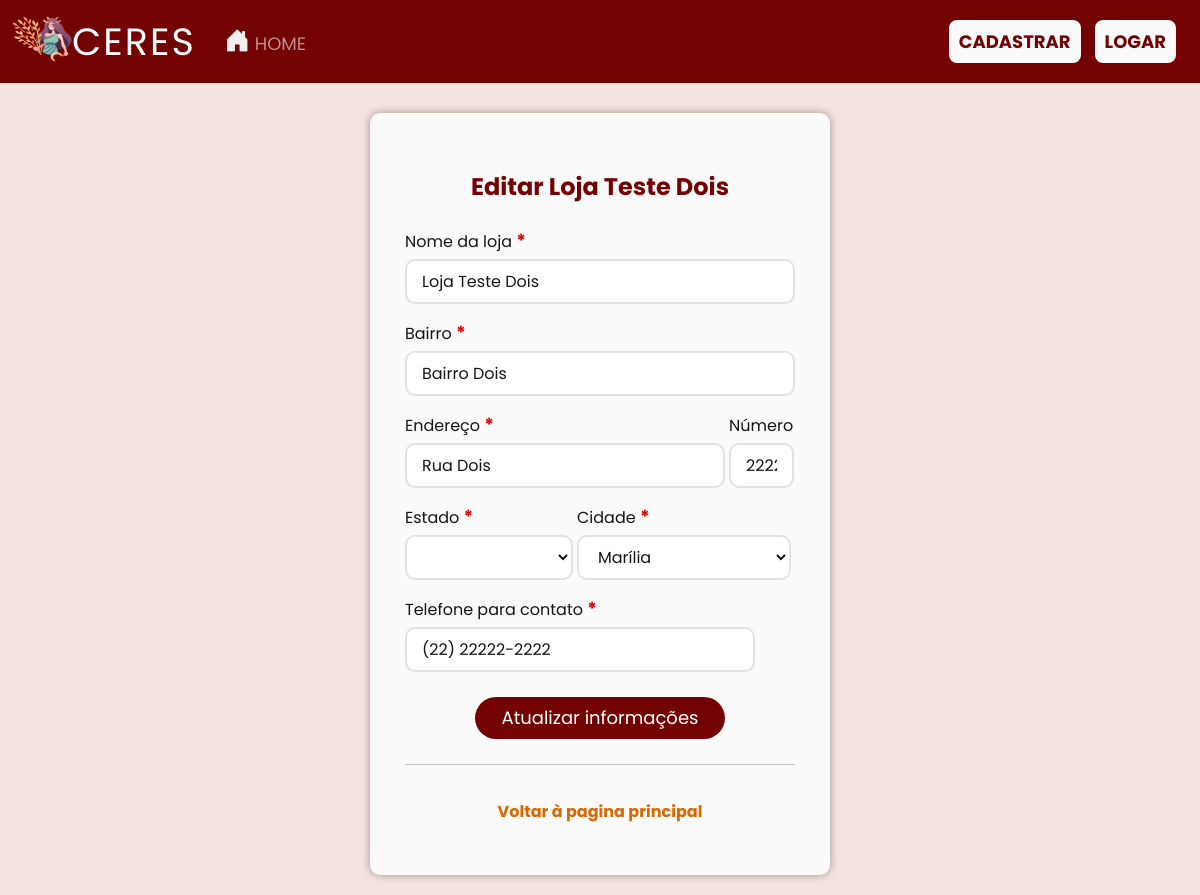
Page /store/edit/1 on the committed database.
### apps/store/models.py (models this page shows)
class Store(models.Model):
    name = models.CharField(max_length = 100)
    district = models.CharField(max_length = 150)
    address = models.CharField(max_length = 50)
    number = models.CharField(max_length = 20)
    state = models.CharField(max_length = 50)
    city = models.CharField(max_length = 50)
    phone = models.CharField(max_length = 15)
    created_at = models.DateTimeField(default=datetime.now, blank=True)
    user = models.ForeignKey(User, on_delete=models.DO_NOTHING, db_column='user')
    class Meta:
        db_table = 'stores'

### apps/store/views.py (the view)
# urls.py: path('edit/<int:id>', views.edit_store, name='edit_store'),
def edit_store(request, id):
    store = get_object_or_404(Store, pk=id)
    stores = Store.objects.all()
    if request.method == 'POST':
        store.name = request.POST['name']
        store.district = request.POST['district']
        store.address = request.POST['address']
        store.number = request.POST['number']
        store.state = request.POST['state']
        store.city = request.POST['city']
        store.phone = request.POST['phone']
        store.save()
        return redirect(f'/store/{store.id}')
    else:
        context = {
            'stores': stores,
            'store': store,
        }
        return render(request, 'store/edit_store.html', context)

### templates/store/edit_store.html (shortened to what this page needs)
{% extends 'base.html' %}
{% load static %}
{% block styles %}
    <link rel="stylesheet" href="{% static 'css/criar-loja.css' %}">
{% endblock %}
{% block content %}
    <main>
        <form action="" class="formulario" id="formularioCriarLoja" name="formulario" action="{% url 'edit_store' store.id %}" method="POST">
            <div id="conteudo">
                <h1 class="titulo">Editar {{ store.name }}</h1>
                <div style="margin-bottom: 15px;" id="campo-loja">
                    <label for="input-nome" class="label-campo" id="label-nome">Nome da loja <strong><span class="asteristico">*</span></strong></label>
                    <input type="text" class="input-campo" id="name" name="name" placeholder="Digite o nome de sua loja . . ." value="{{ store.name }}" maxlength="100" required>
                </div>
                <div style="margin-bottom: 15px;" id="campo-bairro">
                    <label for="input-bairro" class="label-campo" id="label-bairro">Bairro <strong><span class="asteristico">*</span></strong></label>
                    <input type="text" class="input-campo" id="district" name="district" placeholder="Digite seu bairro . . ." value="{{ store.district }}" maxlength="150" required>
                </div>
                <div style="margin-bottom: 15px;" id="campo-endereco">
                    <label for="input-endereco" class="label-campo" id="label-endereco">Endereço <strong><span class="asteristico">*</span></strong></label><br>
                    <input type="text" class="input-campo" id="address" name="address" placeholder="Digite sua rua . . ." value="{{ store.address }}" maxlength="50" required>
                </div>
                <div style="margin-bottom: 15px;" id="campo-numero">
                    <label for="input-numero" class="label-campo" id="label-numero">Número</label><br>
                    <input type="text" class="input-campo" id="number" name="number" value="{{ store.number }}" maxlength="20" required>
                </div>
                <div style="margin-bottom: 15px;" id="campo-estado">
                    <label for="state" class="label-campo" id="label-estado">Estado <strong><span class="asteristico">*</span></strong></label><br>
                    <select name="state" class="input-campo" id="state" required>
                        <option value="{{ store.state }}" selected></option>
                    </select>
                </div>
                <div style="margin-bottom: 15px;" id="campo-cidade">
                    <label for="city" class="label-campo" id="label-cidade">Cidade <strong><span class="asteristico">*</span></strong></label><br>
                    <select name="city" class="input-campo" id="city" required>
                        <option value="{{ store.city }}" selected>{{ store.city }}</option>
                    </select>
                </div>
                <div id="campo-telefone">
                    <label for="input-telefone" class="label-campo" id="label-telefone">Telefone para contato <strong><span class="asteristico">*</span></strong></label><br>
                    <input type="text" class="input-campo" id="phone" name="phone" placeholder="Digite seu telefone . . ." value="{{ store.phone }}" maxlength="15" required onkeyup="maskPhone()">
                </div>
                <button type="submit" class="botao-principal" style="margin-bottom: 25px;">Atualizar informações</button>
            </div>
            <hr class="linhaFormulario">
            <div class="rodape-formulario">
                <p><strong><a href="{% url 'dashboard' %}" class="clique-aqui">Voltar à pagina principal</a></strong></p>
            </div>
        </form>
    </main>
{% endblock %}

### static/css/css-globais.css (style rules this page uses)
:root { --vinho: #730202; --bege: #F4E3DE; --branco: #FFFFFF; --brancoFormulario: #fafafa; --laranja: #D96704; --preto: #151515; --cinza1: #9A9A9A; --cinza2: #C4C4C4; --cinza3: #E1E1E1; --vermelho: #D90404; }
* { font-family: Arial, Helvetica, sans-serif; font-family: "Poppins", sans-serif; margin: 0; padding: 0; color: var(--preto); }
body { background-color: #F4E3DE; min-height: 100vh }
.formulario { background-color: var(--brancoFormulario); border-radius: 10px; margin: auto; margin-top: 30px; box-shadow: 0px 0px 8px rgba(0, 0, 0, 0.353); padding: 35px; }
.botao-principal { display: block; margin: 25px auto 0px auto; width: 250px; height: 42px; border-radius: 300px; font-size: 18px; border: none; background-color: var(--vinho); color: var(--branco); cursor: pointer; }
.input-campo { display: block; width: 100%; height: 45px; border-radius: 10px; background-color: var(--branco); border: 2px solid #e2e2e2; padding: 0 15px 0 15px; margin-top: 5px; }
::placeholder { color: #767575; font-size: 15px; }
.asteristico { font-size: 18px; font-weight: bold; color: var(--vermelho); }
.clique-aqui { color: var(--laranja); font-weight: bold; text-decoration: none; }
.rodape-formulario { display: block; margin: 35px auto 0 auto; color: var(--preto); text-align: center; }
.linhaFormulario { background-color: var(--cinza2) !important; opacity: 1 !important; height: 1.5px !important; border: none !important; width: 100% !important; margin: auto !important; }
.titulo { text-align: center; margin: 25px 0 25px 0; font-size: 24px; color: var(--vinho); font-weight: bold; }

### static/css/criar-loja.css (style rules this page uses)
#formularioCriarLoja { width: 460px; height: auto; margin-bottom: 20px; }
#campo-endereco { display: inline-block; width: 82%; }
#campo-numero { display: inline-block; width: 65px; }
#campo-estado { display: inline-block; width: 43%; }
#campo-cidade { display: inline-block; width: 55%; }
#campo-telefone { display: inline-block; }
::placeholder { color: var(--cinza1); font-size: 16px; }

### rows in the picture
Store: name "Loja Teste Dois", district "Bairro Dois", address "Rua Dois", number "2222", city "Marília", phone "(22) 22222-2222"
